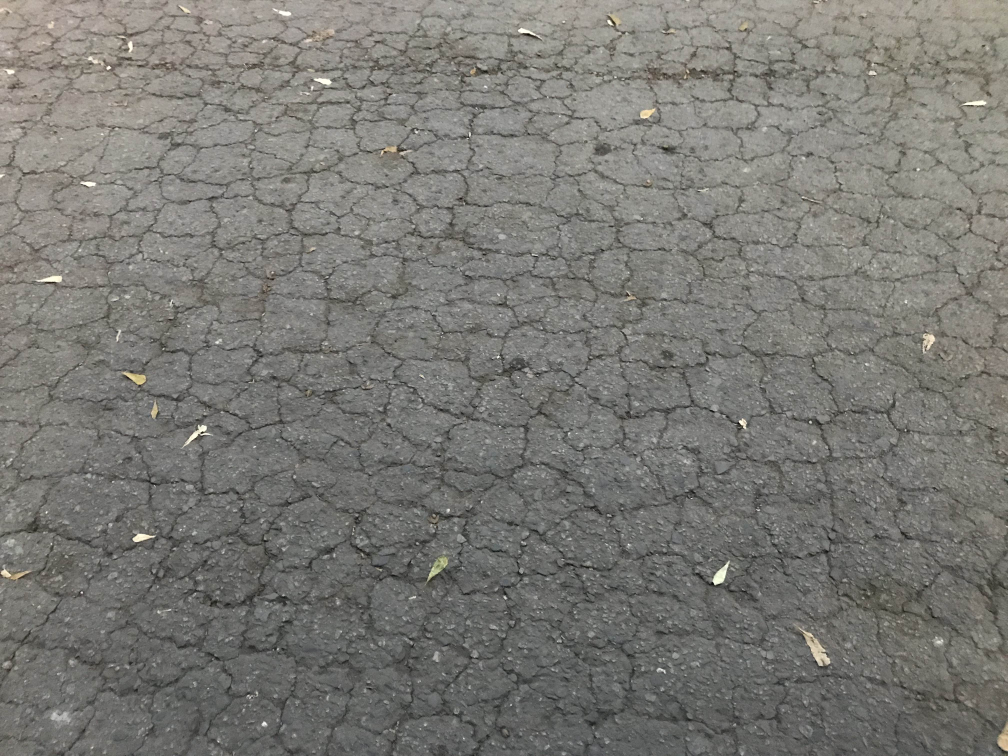
#> input picture real_life_image/jpg/6458.jpg, 4032 x 3024 px (shown at 1/4 size); the run also reads 1 picture not shown here
$ python main.py   (older library calls are emulated)
#> lines starting #> are read from the running program, lines starting #| are printed output that depends on the picture; after the words box and inside, x2 and y2 are one past the last pixel; in counts of white or black regions, pixels touching at a corner belong together
### utils.py
import cv2
import os
import shutil
import math
import numpy as np
import matplotlib.pyplot as plt
from scipy import ndimage
from skimage.morphology import medial_axis
import random
from typing import List, Tuple, Optional

class CrackDectection:
    def __init__(self):
        pass

    # [119 lines left out: functions crack_pure_sobel, crack_sobel_coc, not called in this run]

    def crack_sobel_bothat(
        self,
        image_input,
        output_dir="result",
        ksize=21,
        global_threshold_ratio=3,
        close_ksize=21,
        open_ksize=6,
    ):
        os.makedirs(output_dir, exist_ok=True)

        if isinstance(image_input, str):
            original_color = cv2.imread(image_input)
            gray = cv2.imread(image_input, cv2.IMREAD_GRAYSCALE)
            if gray is None:
                raise FileNotFoundError(
                    f"Could not read image from path: {image_input}"
                )
        # If input is image array
        elif isinstance(image_input, np.ndarray):
            original_color = image_input.copy()
            if image_input.ndim == 3:  # Color image (BGR)
                gray = cv2.cvtColor(image_input, cv2.COLOR_BGR2GRAY)
            elif image_input.ndim == 2:  # Already grayscale
                gray = image_input
            else:
                raise ValueError(
                    f"Invalid image array shape: {image_input.shape}. Expected 2D or 3D."
                )
        else:
            raise TypeError(
                f"Unsupported input type: {type(image_input)}. Must be str (path) or np.ndarray (image)."
            )

        # Bottom-hat
        se = cv2.getStructuringElement(cv2.MORPH_ELLIPSE, (ksize, ksize))
        closed = cv2.morphologyEx(gray, cv2.MORPH_CLOSE, se)
        bothat = cv2.subtract(closed, gray)

        bothat = bothat.astype(np.float32) / 255.0

        gx = cv2.Sobel(bothat, cv2.CV_64F, 1, 0, ksize=ksize)
        gy = cv2.Sobel(bothat, cv2.CV_64F, 0, 1, ksize=ksize)
        bothat_mag = np.hypot(gx, gy)

        threshold_raw = global_threshold_ratio * np.mean(bothat_mag)

        bothat_mag_binary = np.zeros_like(bothat_mag, dtype=np.uint8)
        bothat_mag_binary[bothat_mag > threshold_raw] = 255

        cv2.imwrite(
            os.path.join(output_dir, "bothat_sobel_mask.png"), bothat_mag_binary
        )

        # COC
        mag_close = bothat_mag_binary.astype(np.uint8)
        kernel_grad = cv2.getStructuringElement(
            cv2.MORPH_ELLIPSE, (close_ksize, close_ksize)
        )
        mag_close = cv2.morphologyEx(mag_close, cv2.MORPH_CLOSE, kernel_grad)

        mag_open = mag_close.astype(np.uint8)
        kernel_grad = cv2.getStructuringElement(
            cv2.MORPH_ELLIPSE, (open_ksize, open_ksize)
        )
        mag_open = cv2.morphologyEx(mag_open, cv2.MORPH_OPEN, kernel_grad)

        mag_close = mag_open.astype(np.uint8)
        kernel_grad = cv2.getStructuringElement(
            cv2.MORPH_ELLIPSE, (close_ksize, close_ksize)
        )
        final_mask = cv2.morphologyEx(mag_close, cv2.MORPH_CLOSE, kernel_grad)

        cv2.imwrite(os.path.join(output_dir, "bothat_sobel_coc_mask.png"), final_mask)

        return original_color, final_mask

    # [101 lines left out: function crack_canny, not called in this run]

    def crack_hist_clip(
        self,
        image_input,
        output_dir="result",
        sigma=11,
        sobel_ksize=9,
        threshold_ratio=3,
        high_thresh_ratio=0.5,
        low_thresh_ratio=0.5,
        close_ksize=25,
        open_ksize=6,
    ):
        os.makedirs(output_dir, exist_ok=True)

        if isinstance(image_input, str):
            original_color = cv2.imread(image_input)
            gray = cv2.imread(image_input, cv2.IMREAD_GRAYSCALE)
            if gray is None:
                raise FileNotFoundError(
                    f"Could not read image from path: {image_input}"
                )
        # If input is image array
        elif isinstance(image_input, np.ndarray):
            original_color = image_input.copy()
            if image_input.ndim == 3:  # Color image (BGR)
                gray = cv2.cvtColor(image_input, cv2.COLOR_BGR2GRAY)
            elif image_input.ndim == 2:  # Already grayscale
                gray = image_input
            else:
                raise ValueError(
                    f"Invalid image array shape: {image_input.shape}. Expected 2D or 3D."
                )
        else:
            raise TypeError(
                f"Unsupported input type: {type(image_input)}. Must be str (path) or np.ndarray (image)."
            )

        gray_norm = gray.astype(np.float32) / 255.0

        # Heavy Gaussian blur and enhancement
        blur = cv2.GaussianBlur(gray_norm, (2 * math.ceil(2 * sigma) + 1,) * 2, sigma)
        enhanced = cv2.subtract(gray_norm, blur)

        # Histogram clipping
        high = np.percentile(enhanced, 50)
        enhanced = np.clip(enhanced, None, high)
        enhanced = (enhanced - enhanced.min()) / (
            enhanced.max() - enhanced.min() + 1e-8
        )

        # Sobel
        sobelx = cv2.Sobel(enhanced, cv2.CV_64F, 1, 0, ksize=sobel_ksize)
        sobely = cv2.Sobel(enhanced, cv2.CV_64F, 0, 1, ksize=sobel_ksize)
        mag = np.hypot(sobelx, sobely)
        ang = np.arctan2(sobely, sobelx)

        threshold = threshold_ratio * np.mean(mag)
        mag[mag < threshold] = 0

        # Oriented Non-Maximum Suppression
        def non_max_suppression(data, win):
            data_max = ndimage.maximum_filter(data, footprint=win, mode="constant")
            data_max[data != data_max] = 0
            return data_max

        def orientated_non_max_suppression(mag, ang):
            ang_quant = np.round(ang / (np.pi / 4)) % 4
            wins = [
                np.array([[0, 0, 0], [1, 1, 1], [0, 0, 0]]),  # E
                np.array([[1, 0, 0], [0, 1, 0], [0, 0, 1]]),  # SE
                np.array([[0, 1, 0], [0, 1, 0], [0, 1, 0]]),  # S
                np.array([[0, 0, 1], [0, 1, 0], [1, 0, 0]]),  # SW
            ]
            result = np.zeros_like(mag)
            for i, win in enumerate(wins):
                suppressed = non_max_suppression(mag, win)
                result[ang_quant == i] = suppressed[ang_quant == i]
            return result

        mag_nms = orientated_non_max_suppression(mag, ang)

        high_thresh = high_thresh_ratio * mag_nms.max()
        low_thresh = low_thresh_ratio * mag_nms.max()

        edges = np.zeros_like(mag_nms, dtype=np.uint8)
        edges[mag_nms > high_thresh] = 255
        edges = cv2.dilate(edges, np.ones((5, 5), np.uint8), iterations=1)
        edges[mag_nms > low_thresh] = np.where(edges[mag_nms > low_thresh] > 0, 255, 0)

        # Morphological operations
        kernel_close = cv2.getStructuringElement(
            cv2.MORPH_ELLIPSE, (close_ksize, close_ksize)
        )
        kernel_open = cv2.getStructuringElement(
            cv2.MORPH_ELLIPSE, (open_ksize, open_ksize)
        )

        binary_mask = cv2.morphologyEx(edges, cv2.MORPH_CLOSE, kernel_close)
        binary_mask = cv2.morphologyEx(binary_mask, cv2.MORPH_OPEN, kernel_open)
        final_mask = cv2.morphologyEx(binary_mask, cv2.MORPH_CLOSE, kernel_close)

        cv2.imwrite(os.path.join(output_dir, "binary_crack_map.png"), final_mask)

        return original_color, final_mask

class Inpaint:
    def __init__(self):
        pass

    def inpaint_diffusion(original_img, mask, radius=5, method="telea"):
        flags = cv2.INPAINT_TELEA if method == "telea" else cv2.INPAINT_NS
        return cv2.inpaint(original_img, mask, inpaintRadius=radius, flags=flags)

    # [415 lines left out: functions inpaint_morphological, inpaint_window_sliding_median, inpaint_window_sliding_random, inpaint_with_reflection, not called in this run]

    def inpaint_with_gradient(
        self,
        original_img: np.ndarray,
        mask: np.ndarray,
        window_size=21,
        stride=5,
        priority="horizontal",
        gaussian_ksize=11,
        gaussian_sigma=1.0,
    ):
        if window_size % 2 == 0:
            raise Exception("Window size needs to be an odd number")
        if gaussian_ksize % 2 == 0:
            raise Exception("Gaussian kernel needs to be an odd number")

        img = original_img.copy().astype(np.uint8)
        h, w = img.shape[:2]

        if img.ndim == 2:
            img = cv2.cvtColor(img, cv2.COLOR_GRAY2BGR).astype(np.uint8)
            was_grayscale = True
            channels = 3
        else:
            was_grayscale = False
            channels = img.shape[2]

        mask_bool = mask > 127
        if mask_bool.ndim == 3:
            mask_bool = mask_bool.squeeze()

        original_mask_bool = mask_bool.copy()

        half_win = window_size // 2

        # Precompute gradient magnitude and angle on grayscale version
        gray = cv2.cvtColor(img, cv2.COLOR_BGR2GRAY) if channels == 3 else img.squeeze()
        sobelx = cv2.Sobel(gray, cv2.CV_64F, 1, 0, ksize=3)
        sobely = cv2.Sobel(gray, cv2.CV_64F, 0, 1, ksize=3)
        grad_mag = np.hypot(sobelx, sobely)
        grad_ang = np.arctan2(sobely, sobelx)  # -pi to pi

        result = np.zeros_like(img)

        for c in range(channels):
            channel = img[:, :, c]
            bit_planes = [(channel & (1 << b)) >> b for b in range(8)]

            processed_planes = []
            for bp in bit_planes:
                bp_processed = bp.copy()
                mask_processed = mask_bool.copy()

                for y in range(half_win, h - half_win, stride):
                    for x in range(half_win, w - half_win, stride):
                        y1 = y - half_win
                        y2 = y + half_win + 1
                        x1 = x - half_win
                        x2 = x + half_win + 1

                        mask_window = mask_processed[y1:y2, x1:x2]
                        if not np.any(mask_window):
                            continue

                        # Local gradient
                        local_ang = grad_ang[y1:y2, x1:x2]
                        local_mag = grad_mag[y1:y2, x1:x2]

                        # Weighted average angle
                        angles = local_ang.flatten()
                        weights = local_mag.flatten()
                        if np.sum(weights) > 0:
                            mean_angle = np.arctan2(
                                np.sum(weights * np.sin(angles)),
                                np.sum(weights * np.cos(angles)),
                            )
                        else:
                            mean_angle = 0

                        if abs(np.cos(mean_angle)) > abs(np.sin(mean_angle)):
                            # Dominant horizontal gradient → vertical crack → horizontal reflection
                            directions = ["horizontal", "vertical"]
                        elif (np.cos(mean_angle)) < abs(np.sin(mean_angle)):
                            # Dominant vertical gradient → horizontal crack → vertical reflection
                            directions = ["vertical", "horizontal"]
                        else:
                            if priority == "horizontal":
                                directions = ["horizontal", "vertical"]
                            else:
                                directions = ["vertical", "horizontal"]

                        for ry in range(window_size):
                            for rx in range(window_size):
                                if not mask_window[ry, rx]:
                                    continue

                                py = y1 + ry
                                px = x1 + rx

                                filled = False
                                for dir in directions:
                                    if dir == "horizontal":
                                        refl_rx = 2 * half_win - rx
                                        refl_ry = ry
                                    else:
                                        refl_rx = rx
                                        refl_ry = 2 * half_win - ry

                                    source_y = y1 + refl_ry
                                    source_x = x1 + refl_rx

                                    if 0 <= source_y < h and 0 <= source_x < w:
                                        if not mask_processed[source_y, source_x]:
                                            bp_processed[py, px] = bp[
                                                source_y, source_x
                                            ]
                                            mask_processed[py, px] = False
                                            filled = True
                                            break

                processed_planes.append(bp_processed)

            # Reconstruct
            reconstructed = np.zeros((h, w), dtype=np.uint8)
            for b in range(8):
                reconstructed |= processed_planes[b] << b

            result[:, :, c] = reconstructed

        # Gaussian smoothing
        if gaussian_ksize > 1:
            print(f"Gaussian blur (ksize={gaussian_ksize}, sigma={gaussian_sigma})...")
            blurred = cv2.GaussianBlur(
                result, (gaussian_ksize, gaussian_ksize), gaussian_sigma
            )

            crack_mask_3d = (
                original_mask_bool[..., np.newaxis]
                if channels > 1
                else original_mask_bool
            )
            if channels > 1:
                crack_mask_3d = np.repeat(crack_mask_3d, channels, axis=2)

            result[crack_mask_3d] = blurred[crack_mask_3d]

        if was_grayscale:
            result = cv2.cvtColor(result, cv2.COLOR_BGR2GRAY)

        return result

class PanoramicCrackInspector:
    def __init__(self):
        self.panorama = None
        self.crack_mask = None
        self.severity_map = None
        self.sift = cv2.SIFT_create()

    # [496 lines left out: functions _common_downscale, _to_gray_u8, compute_overlap_score, find_optimal_order, match_intensity_in_overlap, detail_seam_multiband_blend and 3 more, not called in this run]

    def detect_cracks(self, image_input, output_dir, is_path=True):
        crack_detection_obj = CrackDectection()
        _, final_mask = crack_detection_obj.crack_sobel_bothat(image_input, output_dir)
        self.crack_mask = final_mask
        return final_mask

    def calculate_severity(self, crack_mask):
        print("Calculating severity levels...")

        dist_transform = cv2.distanceTransform(crack_mask, cv2.DIST_L2, 5)
        severity = cv2.normalize(
            dist_transform, None, 0, 255, cv2.NORM_MINMAX, dtype=cv2.CV_8U
        )

        kernel = cv2.getStructuringElement(cv2.MORPH_ELLIPSE, (15, 15))
        severity = cv2.morphologyEx(severity, cv2.MORPH_CLOSE, kernel)

        self.severity_map = severity
        return severity

    def create_overlay(self, save_path="result/overlay.png"):
        print("Creating severity overlay...")

        if self.panorama is None or self.severity_map is None:
            print("Need panorama and severity map first!")
            return None

        heatmap = cv2.applyColorMap(self.severity_map, cv2.COLORMAP_JET)

        crack_regions = (self.severity_map > 10).astype(np.uint8) * 255
        crack_regions_3ch = cv2.cvtColor(crack_regions, cv2.COLOR_GRAY2BGR)

        overlay = self.panorama.copy()
        alpha = 0.6

        mask_bool = crack_regions_3ch > 0
        overlay[mask_bool] = (
            overlay[mask_bool] * (1 - alpha) + heatmap[mask_bool] * alpha
        ).astype(np.uint8)

        cv2.imwrite(save_path, overlay)
        return overlay

    def generate_report(self, save_path="result/report.png"):
        print("Generating comprehensive report...")

        fig, axes = plt.subplots(2, 2, figsize=(16, 10))

        # Original panorama
        axes[0, 0].imshow(cv2.cvtColor(self.panorama, cv2.COLOR_BGR2RGB))
        axes[0, 0].set_title("Panoramic Image", fontsize=14, fontweight="bold")
        axes[0, 0].axis("off")

        # Detected cracks
        axes[0, 1].imshow(self.crack_mask, cmap="gray")
        axes[0, 1].set_title("Detected Cracks", fontsize=14, fontweight="bold")
        axes[0, 1].axis("off")

        # Severity heatmap
        axes[1, 0].imshow(self.severity_map, cmap="hot")
        axes[1, 0].set_title("Crack Severity Heatmap", fontsize=14, fontweight="bold")
        axes[1, 0].axis("off")

        # Overlay
        overlay = self.create_overlay("result/temp_overlay.png")
        axes[1, 1].imshow(cv2.cvtColor(overlay, cv2.COLOR_BGR2RGB))
        axes[1, 1].set_title("Severity Overlay", fontsize=14, fontweight="bold")
        axes[1, 1].axis("off")

        plt.tight_layout()
        plt.savefig(save_path, dpi=150, bbox_inches="tight")
        plt.close()

        print(f"✓ Report saved to {save_path}")

    # [45 lines left out: function full_pipeline, not called in this run]

def overlay_mask_on_image(image, mask, color=(255, 0, 0), alpha=0.5):
    overlay = image.copy()
    mask_bool = mask > 0

    # Apply color only where mask is True
    overlay[mask_bool] = (1 - alpha) * overlay[mask_bool] + alpha * np.array(
        color, dtype=np.uint8
    )

    return overlay.astype(np.uint8)

def downsample(image, ratio, interpolation=cv2.INTER_AREA):
    if ratio <= 0 or ratio > 1:
        raise ValueError("Ratio must be between 0 and 1")

    h, w = image.shape[:2]
    new_w = int(w * ratio)
    new_h = int(h * ratio)

    # Ensure even dimensions (some algorithms prefer it)
    new_w = new_w if new_w % 2 == 0 else new_w + 1
    new_h = new_h if new_h % 2 == 0 else new_h + 1

    downsampled = cv2.resize(image, (new_w, new_h), interpolation=interpolation)

    print(f"Downsampled from {w}x{h} → {new_w}x{new_h} (ratio: {ratio:.3f})")
    cv2.imwrite("result/downsampled_image.png", downsampled)
    return downsampled

# [4 lines left out: function upsample, not called in this run]

# [120 lines that do not run on import are left out]

### main.py
import cv2
import os
import shutil
import matplotlib.pyplot as plt
from utils import *

image_path = "example/065.jpg"
image_path = "real_life_image/jpg/6458.jpg"
output_dir = "final_result"

if os.path.exists(output_dir):
    shutil.rmtree(output_dir)
os.makedirs(output_dir)

image_path = downsample(cv2.imread(image_path), 0.1)
#> in downsample, `h, w = image.shape[:2]`: h = 3024; w = 4032
#> in downsample, `new_w = int(w * ratio)`: new_w = 403
#> in downsample, `new_h = int(h * ratio)`: new_h = 302
#> in downsample, `new_w = new_w if new_w % 2 == 0 else new_w + 1`: new_w = 404
#> in downsample, image is the input picture: shape (3024, 4032, 3); mean B, G, R 116.2, 121, 121.9
#| Downsampled from 4032x3024 → 404x302 (ratio: 0.100)

print("Crack Detection...")
crack_detection_obj = CrackDectection()
original, final_mask = crack_detection_obj.crack_hist_clip(image_path, output_dir, low_thresh_ratio=0.1)
#> in crack_hist_clip, `enhanced = cv2.subtract(gray_norm, blur)`:
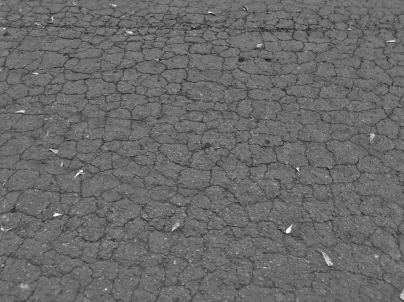
#> enhanced: shape (302, 404) float32; min -0.404, max 0.559, mean 2.47e-05; drawn with min black and max white
#> in crack_hist_clip, `high = np.percentile(enhanced, 50)`: high = 0.00726
#> in crack_hist_clip, `ang = np.arctan2(sobely, sobelx)`:
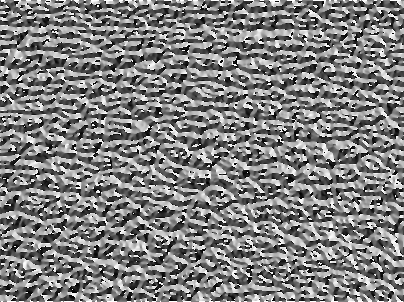
#> ang: shape (302, 404) float64; min -3.14, max 3.14, mean 0.00287; drawn with min black and max white
#> in crack_hist_clip, `threshold = threshold_ratio * np.mean(mag)`: threshold = 2026.4
#> in crack_hist_clip, `high_thresh = high_thresh_ratio * mag_nms.max()`: high_thresh = 2626
#> in crack_hist_clip, `low_thresh = low_thresh_ratio * mag_nms.max()`: low_thresh = 525.2
#> in crack_hist_clip, `edges[mag_nms > low_thresh] = np.where(edges[mag_nms > low_thresh] > 0..`:
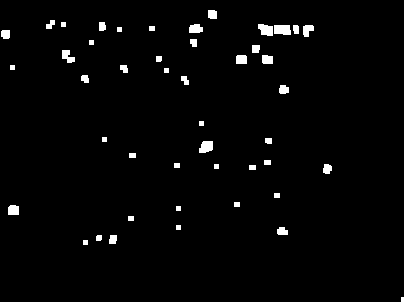
#> edges: shape (302, 404); 2.1% white; 46 white regions (1 under 20 px), largest, box (x1, y1, x2, y2) and area: (274, 25, 291, 35) 156, (258, 24, 273, 36) 140, (199, 141, 213, 153) 138

# print(f"Org: {type(original)} - Size: {original.shape}")
# print(f"Mask: {type(final_mask)} - Size: {final_mask.shape}")

kernel = cv2.getStructuringElement(cv2.MORPH_ELLIPSE, (7, 7))
mask_dilated = cv2.dilate(final_mask, kernel, iterations=1)
#> mask_dilated: shape (302, 404); 4.8% white; 17 white regions, largest, box (x1, y1, x2, y2) and area: (234, 22, 318, 68) 1856, (187, 3, 221, 50) 700, (197, 137, 217, 159) 342

print("Inpainting...")
inpaint_obj = Inpaint()
inpainted = inpaint_obj.inpaint_with_gradient(
    original,
    mask_dilated,
    window_size=125,
    stride=5,
    priority="horizontal",
    gaussian_ksize=5,
    gaussian_sigma=0.2,
)
#> in inpaint_with_gradient, `sobely = cv2.Sobel(gray, cv2.CV_64F, 0, 1, ksize=3)`:
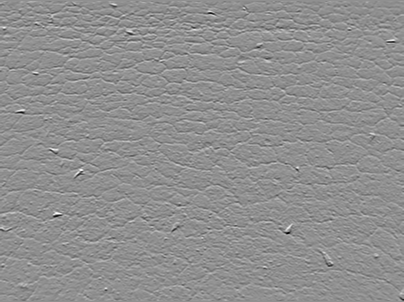
#> sobely: shape (302, 404) float64; min -688, max 528, mean -1.7; drawn with min black and max white
#> in inpaint_with_gradient, `grad_ang = np.arctan2(sobely, sobelx)`:
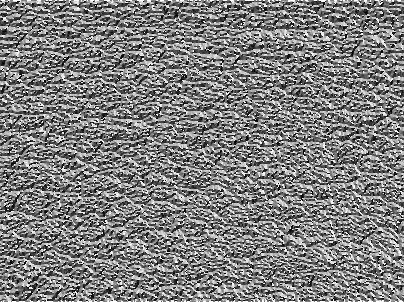
#> grad_ang: shape (302, 404) float64; min -3.14, max 3.14, mean -0.00743; drawn with min black and max white
#> after the loop in inpaint_with_gradient, `for c in range(channels):`:
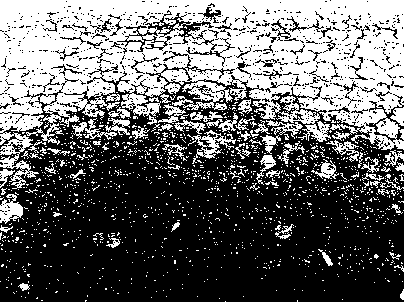
#> bp_processed: shape (302, 404); values 0 (black) and 1 (white), 40.6% white; 1426 white regions (1352 under 20 px), largest, box (x1, y1, x2, y2) and area: (0, 0, 404, 189) 40150, (187, 130, 236, 164) 481, (0, 194, 23, 224) 404
#> after the loop in inpaint_with_gradient, `for c in range(channels):`:
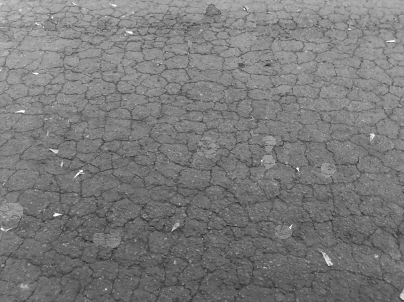
#> reconstructed: shape (302, 404); min 34, max 255, mean 122.1
#> (the rest of the program and of its run is left out)
